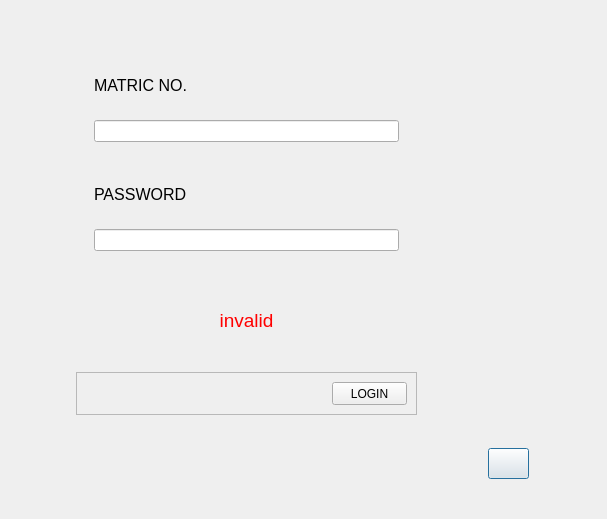
<?xml version="1.0" encoding="UTF-8"?>
<ui version="4.0">
 <class>Dialog</class>
 <widget class="QDialog" name="Dialog">
  <property name="geometry">
   <rect>
    <x>0</x>
    <y>0</y>
    <width>607</width>
    <height>519</height>
   </rect>
  </property>
  <property name="windowTitle">
   <string>Dialog</string>
  </property>
  <layout class="QGridLayout" name="gridLayout_2">
   <item row="0" column="0">
    <widget class="QWidget" name="widget_3" native="true">
     <property name="sizePolicy">
      <sizepolicy hsizetype="Expanding" vsizetype="Expanding">
       <horstretch>0</horstretch>
       <verstretch>0</verstretch>
      </sizepolicy>
     </property>
     <property name="minimumSize">
      <size>
       <width>300</width>
       <height>0</height>
      </size>
     </property>
     <property name="maximumSize">
      <size>
       <width>341</width>
       <height>231</height>
      </size>
     </property>
     <layout class="QVBoxLayout" name="verticalLayout_3">
      <item>
       <widget class="QWidget" name="widget" native="true">
        <layout class="QVBoxLayout" name="verticalLayout">
         <item>
          <widget class="QLabel" name="label">
           <property name="font">
            <font>
             <pointsize>12</pointsize>
            </font>
           </property>
           <property name="text">
            <string>MATRIC NO.</string>
           </property>
          </widget>
         </item>
         <item>
          <widget class="QLineEdit" name="inp_matric"/>
         </item>
        </layout>
       </widget>
      </item>
      <item>
       <widget class="QWidget" name="widget_2" native="true">
        <layout class="QVBoxLayout" name="verticalLayout_2">
         <item>
          <widget class="QLabel" name="label_2">
           <property name="font">
            <font>
             <pointsize>12</pointsize>
            </font>
           </property>
           <property name="text">
            <string>PASSWORD</string>
           </property>
          </widget>
         </item>
         <item>
          <widget class="QLineEdit" name="inp_password">
           <property name="echoMode">
            <enum>QLineEdit::Password</enum>
           </property>
          </widget>
         </item>
        </layout>
       </widget>
      </item>
     </layout>
    </widget>
   </item>
   <item row="3" column="1">
    <widget class="QPushButton" name="btn_admin">
     <property name="maximumSize">
      <size>
       <width>41</width>
       <height>31</height>
      </size>
     </property>
     <property name="text">
      <string/>
     </property>
     <property name="icon">
      <iconset>
       <normaloff>../bin/user-icon4.png</normaloff>../bin/user-icon4.png</iconset>
     </property>
     <property name="iconSize">
      <size>
       <width>20</width>
       <height>20</height>
      </size>
     </property>
    </widget>
   </item>
   <item row="1" column="0">
    <widget class="QLabel" name="inc_pass">
     <property name="maximumSize">
      <size>
       <width>16777215</width>
       <height>37</height>
      </size>
     </property>
     <property name="font">
      <font>
       <pointsize>14</pointsize>
      </font>
     </property>
     <property name="styleSheet">
      <string notr="true">color: rgb(255, 0, 0);</string>
     </property>
     <property name="text">
      <string>invalid</string>
     </property>
     <property name="alignment">
      <set>Qt::AlignCenter</set>
     </property>
    </widget>
   </item>
   <item row="2" column="0">
    <widget class="QFrame" name="frame">
     <property name="maximumSize">
      <size>
       <width>341</width>
       <height>43</height>
      </size>
     </property>
     <property name="frameShape">
      <enum>QFrame::StyledPanel</enum>
     </property>
     <property name="frameShadow">
      <enum>QFrame::Raised</enum>
     </property>
     <layout class="QGridLayout" name="gridLayout">
      <item row="0" column="0">
       <spacer name="horizontalSpacer">
        <property name="orientation">
         <enum>Qt::Horizontal</enum>
        </property>
        <property name="sizeHint" stdset="0">
         <size>
          <width>40</width>
          <height>20</height>
         </size>
        </property>
       </spacer>
      </item>
      <item row="0" column="1">
       <widget class="QPushButton" name="btn_login">
        <property name="maximumSize">
         <size>
          <width>75</width>
          <height>23</height>
         </size>
        </property>
        <property name="text">
         <string>LOGIN</string>
        </property>
       </widget>
      </item>
     </layout>
    </widget>
   </item>
  </layout>
 </widget>
 <resources/>
 <connections/>
</ui>
